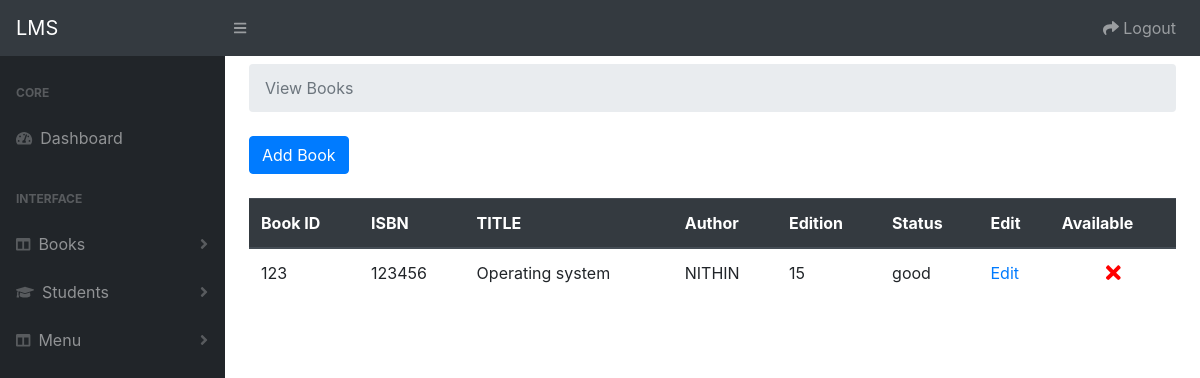
Page /admin/viewbook.php (signed in) on the earlier database version.
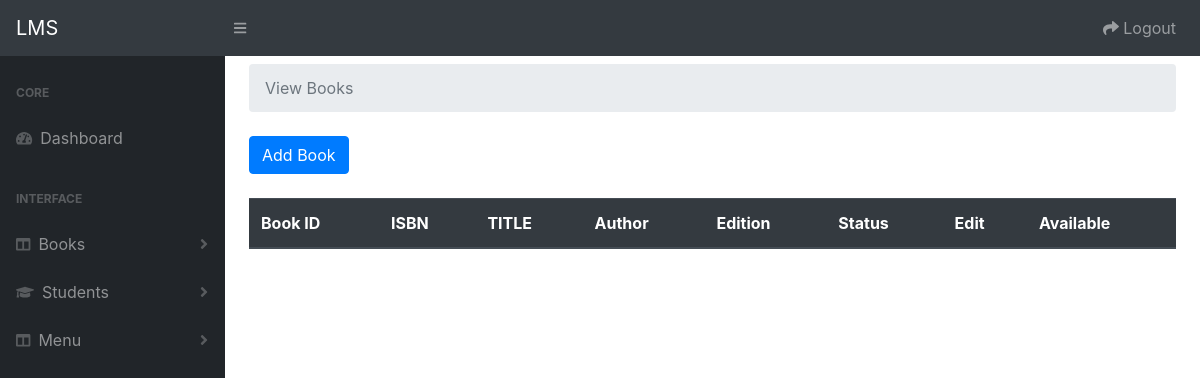
Same page on the later database version.
### tables this page shows
CREATE TABLE `book` (
  `admin_id` int(10) NOT NULL,
  `book_id` varchar(100) NOT NULL,
  `isbn` int(100) NOT NULL,
  `title` varchar(100) NOT NULL,
  `author` varchar(100) NOT NULL,
  `edition` int(100) NOT NULL,
  `status` varchar(100) NOT NULL,
  `avail` tinyint(1) NOT NULL DEFAULT 1
);

### admin/viewbook.php (the view, shortened to what this page needs)
<?php include 'partials/header.php';
    include 'partials/nav.php';
    include 'partials/sidenav.php';
?>
<div class="container-fluid">
     <ol class="breadcrumb mb-4 mt-2">
         <li class="breadcrumb-item active">View Books</li>
     </ol>
     <a href="addbook.php"> <button class="btn btn-primary my-2 my-sm-0"> Add Book</button></a><br><br>
<table class="table">
  <thead class="thead-dark">
    <tr>
      <th scope="col">Book ID</th>
      <th scope="col">ISBN</th>
      <th scope="col">TITLE</th>
      <th scope="col">Author</th>
      <th scope="col">Edition</th>
      <th scope="col">Status</th>
      <th scope="col">Edit</th>
      <th scope="col">Available</th>
    </tr>
  </thead>
  <tbody>
  <?php include '../connection/db.php';
$admin_id = $_SESSION['admin_id'];
$books = "SELECT * FROM `book` WHERE `admin_id`='$admin_id'";
$fetch_all_queries =mysqli_query($connect,$books);
while($row = mysqli_fetch_assoc($fetch_all_queries)){
    $book_id =$row['book_id'];
    $isbn =$row['isbn'];
    $title =$row['title'];
    $author =$row['author'];
    $edition =$row['edition'];
    $status =$row['status'];
    $avail = $row['avail'];
    echo "<tr>";
    echo "<td>{$book_id}</td>";
    echo "<td>{$isbn}</td>";
    echo "<td>{$title}</td>";
    echo "<td>{$author}</td>";
    echo "<td>{$edition}</td>";
    echo "<td>{$status}</td>";
    echo "<td><a href='editbook.php?p_id={$book_id}'>Edit</a></td>";
    if($avail == true){
      echo "<td><center><i class='fa fa-check fa-lg avail'></i></center></td>";
    }else{
      echo "<td><center><i class='fa fa-times fa-lg not-avail'></i></center></td>";
    }
    echo "</tr>";
}
?>
  </tbody>
</table>
</div>
<?php include 'partials/footer.php' ;?>

### admin/partials/header.php (shortened to what this page needs)
<!DOCTYPE html>
<html lang="en">
    <head>
        <link href="css/styles.css" rel="stylesheet" />
        <link href="css/custom.css" rel="stylesheet" />
        <link href="https://cdn.datatables.net/1.10.20/css/dataTables.bootstrap4.min.css" rel="stylesheet" />
    </head>
    <body class="sb-nav-fixed">

### admin/partials/nav.php (shortened to what this page needs)
<nav class="sb-topnav navbar navbar-expand navbar-dark bg-dark">
            <a class="navbar-brand" href="index.php">LMS</a>
            <button class="btn btn-link btn-sm order-1 order-lg-0" id="sidebarToggle" href="#"><i class="fas fa-bars"></i></button>
            <ul class="navbar-nav ml-auto ml-md-0">
            <li class="nav-item ">
          <a class="nav-link" href="logout.php"><i class="fas fa-share" aria-hidden="true"></i> Logout</a>
        </li>
            </ul>
        </nav>
        <div id="layoutSidenav">

### admin/partials/sidenav.php (shortened to what this page needs)
<div id="layoutSidenav_nav">
                <nav class="sb-sidenav accordion sb-sidenav-dark" id="sidenavAccordion">
                    <div class="sb-sidenav-menu">
                        <div class="nav">
                            <div class="sb-sidenav-menu-heading">Core</div>
                            <a class="nav-link" href="index.php">
                                <div class="sb-nav-link-icon"><i class="fas fa-tachometer-alt"></i></div>
                                Dashboard
                            </a>
                            <div class="sb-sidenav-menu-heading">Interface</div>
                            <a class="nav-link collapsed" href="#" data-toggle="collapse" data-target="#collapsebook" aria-expanded="false" aria-controls="collapseLayouts">
                                <div class="sb-nav-link-icon"><i class="fas fa-columns"></i></div>
                                Books
                                <div class="sb-sidenav-collapse-arrow"><i class="fas fa-angle-down"></i></div>
                            </a>
                            <a class="nav-link collapsed" href="#" data-toggle="collapse" data-target="#collapsestd" aria-expanded="false" aria-controls="collapseLayouts">
                                <div class="sb-nav-link-icon"><i class="fa fa-fw fa-graduation-cap"></i></div>
                                Students
                                <div class="sb-sidenav-collapse-arrow"><i class="fas fa-angle-down"></i></div>
                            </a>
                            <a class="nav-link collapsed" href="#" data-toggle="collapse" data-target="#irh" aria-expanded="false" aria-controls="collapseLayouts">
                                <div class="sb-nav-link-icon"><i class="fas fa-columns"></i></div>
                                Menu
                                <div class="sb-sidenav-collapse-arrow"><i class="fas fa-angle-down"></i></div>
                            </a>
                        </div>
                    </div>
                </nav>
            </div>
            <div id="layoutSidenav_content">
            <main>

### admin/partials/footer.php (shortened to what this page needs)
</main>
            </div>
        </div>
    </body>
</html>

### admin/css/custom.css (style rules this page uses)
.not-avail { color: red; }

Differences in the rows shown:
removed book: book "123", isbn "123456", title "Operating system", author "NITHIN", edition "15", status "good", avail 0 (drawn)
